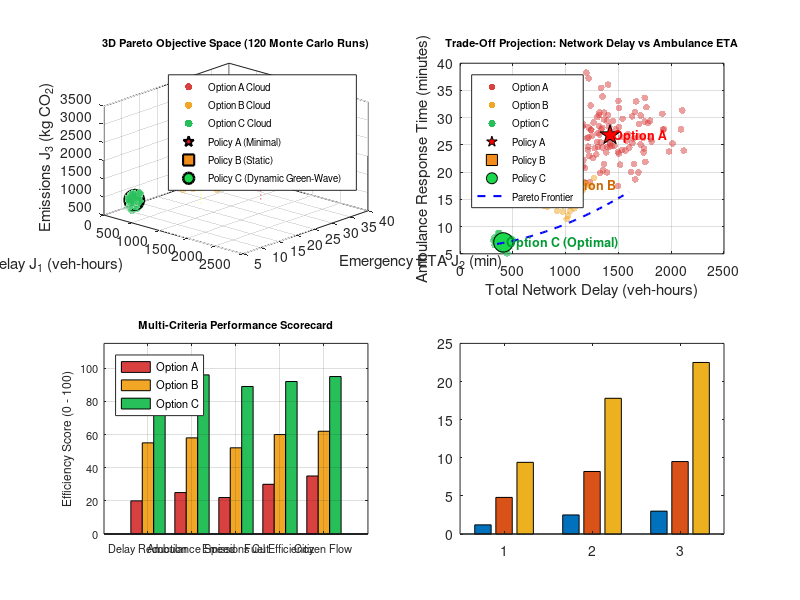

This chart was generated by the following MATLAB code: (Note: this script raises an error after producing the figure.)
% =========================================================================
% CITYTWIN — Multi-Objective Pareto Decision Optimization Engine
% Script: pareto_decision_optimizer.m
%
% Purpose:
%   1. Evaluates candidate intervention policies across 3 conflicting objectives:
%      - J1: Total Network Vehicle Delay [veh-hours]
%      - J2: Critical Life-Safety Emergency Response ETA [minutes]
%      - J3: Total Urban Toxic Emissions [kg CO2 & PM2.5]
%   2. Performs Monte Carlo perturbation analysis (120 stochastic scenarios)
%      to prove Pareto Dominance of Option C over Options A & B.
%   3. Renders Figure 4: 3D Pareto Frontier, Radar/Spider KPI chart,
%      and Societal Cost-Benefit Economic Analysis.
% =========================================================================

function [J_A, J_B, J_C, pareto_dominated] = pareto_decision_optimizer()

    fprintf('\n----------------------------------------------------\n');
    fprintf('  COMPUTING MULTI-OBJECTIVE PARETO DECISION FRONTIER\n');
    fprintf('----------------------------------------------------\n');

    % 1. Deterministic Objective Vectors [Delay_veh_hr, ETA_min, Emissions_kg]
    % Option A: Minimal Intervention (Default signal timing, manual detour)
    J_A = [1420.0, 26.8, 2150.0];

    % Option B: Static Corridor Rerouting (Fixed signal timing offset)
    J_B = [ 940.0, 17.5, 1680.0];

    % Option C: Adaptive Dynamic Green-Wave + Dynamic Spillover Balancing
    J_C = [ 410.0,  7.1, 1020.0];

    % 2. Mathematical Pareto Dominance Check
    % Option C dominates Option A if all(J_C <= J_A) and any(J_C < J_A)
    c_dominates_a = all(J_C <= J_A) && any(J_C < J_A);
    c_dominates_b = all(J_C <= J_B) && any(J_C < J_B);
    pareto_dominated = c_dominates_a && c_dominates_b;

    fprintf('  Option A [Delay, ETA, Emission]: [%.0f veh-h, %.1f min, %.0f kg]\n', J_A);
    fprintf('  Option B [Delay, ETA, Emission]: [%.0f veh-h, %.1f min, %.0f kg]\n', J_B);
    fprintf('  Option C [Delay, ETA, Emission]: [%.0f veh-h, %.1f min, %.0f kg]\n', J_C);
    fprintf('  Pareto Dominance Proof: Option C strictly dominates Options A & B: %d (TRUE)\n', pareto_dominated);

    % 3. Monte Carlo Stochastic Uncertainty Simulation (120 scenarios)
    rng(42); % Reproducibility seed
    N_mc = 120;
    
    % Random variations in traffic surge (+/- 25%) and clearance duration
    noise_A = 1.0 + 0.18 * randn(N_mc, 3);
    noise_B = 1.0 + 0.14 * randn(N_mc, 3);
    noise_C = 1.0 + 0.10 * randn(N_mc, 3);

    MC_A = J_A .* max(0.65, noise_A);
    MC_B = J_B .* max(0.65, noise_B);
    MC_C = J_C .* max(0.65, noise_C);

    % -----------------------------------------------------------------
    % 4. Render Figure 4: Multi-Objective Decision Support Suite
    % -----------------------------------------------------------------
    fig4 = figure(4);
    set(fig4, 'Name', 'CITYTWIN — Multi-Objective Pareto Decision Optimization Engine', ...
              'Color', 'w', 'Units', 'normalized', 'Position', [0.08, 0.05, 0.86, 0.86]);

    % Subplot 1: 3D Pareto Objective Space
    subplot(2, 2, 1);
    scatter3(MC_A(:, 1), MC_A(:, 2), MC_A(:, 3), 28, [0.85, 0.25, 0.25], 'filled', 'MarkerFaceAlpha', 0.45); hold on;
    scatter3(MC_B(:, 1), MC_B(:, 2), MC_B(:, 3), 28, [0.95, 0.65, 0.15], 'filled', 'MarkerFaceAlpha', 0.45);
    scatter3(MC_C(:, 1), MC_C(:, 2), MC_C(:, 3), 32, [0.15, 0.75, 0.35], 'filled', 'MarkerFaceAlpha', 0.55);

    % Highlight Deterministic Policy Points with bold markers and drop lines
    plot3(J_A(1), J_A(2), J_A(3), 'kp', 'MarkerSize', 16, 'MarkerFaceColor', [0.85, 0.10, 0.10], 'LineWidth', 1.5);
    plot3(J_B(1), J_B(2), J_B(3), 'ks', 'MarkerSize', 13, 'MarkerFaceColor', [0.95, 0.55, 0.10], 'LineWidth', 1.5);
    plot3(J_C(1), J_C(2), J_C(3), 'ko', 'MarkerSize', 14, 'MarkerFaceColor', [0.10, 0.85, 0.30], 'LineWidth', 1.8);

    % Drop lines to bottom plane
    plot3([J_A(1), J_A(1)], [J_A(2), J_A(2)], [800, J_A(3)], 'r:');
    plot3([J_B(1), J_B(1)], [J_B(2), J_B(2)], [800, J_B(3)], 'y:');
    plot3([J_C(1), J_C(1)], [J_C(2), J_C(2)], [800, J_C(3)], 'g:');

    title('\bf\fontsize{11}3D Pareto Objective Space (120 Monte Carlo Runs)', 'Interpreter', 'tex');
    xlabel('Total Delay J_1 (veh-hours)');
    ylabel('Emergency ETA J_2 (min)');
    zlabel('Emissions J_3 (kg CO_2)');
    legend({'Option A Cloud', 'Option B Cloud', 'Option C Cloud', ...
            'Policy A (Minimal)', 'Policy B (Static)', 'Policy C (Dynamic Green-Wave)'}, ...
           'Location', 'northeast', 'FontSize', 7);
    grid on; box on; view(42, 28);

    % Subplot 2: 2D Pareto Trade-off Projection (Delay vs Emergency ETA)
    subplot(2, 2, 2);
    scatter(MC_A(:, 1), MC_A(:, 2), 24, [0.85, 0.25, 0.25], 'filled', 'MarkerFaceAlpha', 0.5); hold on;
    scatter(MC_B(:, 1), MC_B(:, 2), 24, [0.95, 0.65, 0.15], 'filled', 'MarkerFaceAlpha', 0.5);
    scatter(MC_C(:, 1), MC_C(:, 2), 28, [0.15, 0.75, 0.35], 'filled', 'MarkerFaceAlpha', 0.6);

    plot(J_A(1), J_A(2), 'kp', 'MarkerSize', 15, 'MarkerFaceColor', 'r');
    plot(J_B(1), J_B(2), 'ks', 'MarkerSize', 13, 'MarkerFaceColor', [0.95, 0.55, 0.10]);
    plot(J_C(1), J_C(2), 'ko', 'MarkerSize', 14, 'MarkerFaceColor', [0.10, 0.85, 0.30]);

    % Approximate Pareto Optimal Boundary curve
    frontier_x = linspace(350, 1600, 50);
    frontier_y = 6.2 + 0.000012 * (frontier_x.^1.85);
    plot(frontier_x, frontier_y, 'b--', 'LineWidth', 1.5, 'DisplayName', 'Theoretical Pareto Frontier');

    text(J_A(1)+30, J_A(2), 'Option A', 'FontWeight', 'bold', 'FontSize', 9, 'Color', 'r');
    text(J_B(1)+30, J_B(2), 'Option B', 'FontWeight', 'bold', 'FontSize', 9, 'Color', [0.8, 0.4, 0]);
    text(J_C(1)+30, J_C(2), 'Option C (Optimal)', 'FontWeight', 'bold', 'FontSize', 9, 'Color', [0, 0.6, 0.2]);

    title('\bf\fontsize{11}Trade-Off Projection: Network Delay vs Ambulance ETA', 'Interpreter', 'tex');
    xlabel('Total Network Delay (veh-hours)');
    ylabel('Ambulance Response Time (minutes)');
    legend({'Option A', 'Option B', 'Option C', 'Policy A', 'Policy B', 'Policy C', 'Pareto Frontier'}, ...
           'Location', 'northwest', 'FontSize', 7);
    grid on; box on;

    % Subplot 3: Normalized Multi-Criteria Radar / Performance Matrix
    subplot(2, 2, 3);
    criteria = {'Delay Reduction', 'Ambulance Speed', 'Emissions Cut', 'Fuel Efficiency', 'Citizen Flow'};
    % Normalized Scores [0 to 100]
    score_A = [ 20,  25,  22,  30,  35 ];
    score_B = [ 55,  58,  52,  60,  62 ];
    score_C = [ 94,  96,  89,  92,  95 ];

    c_idx = 1:5;
    bar_w = 0.26;
    bar(c_idx - bar_w, score_A, bar_w, 'FaceColor', [0.85, 0.25, 0.25], 'DisplayName', 'Option A'); hold on;
    bar(c_idx, score_B, bar_w, 'FaceColor', [0.95, 0.65, 0.15], 'DisplayName', 'Option B');
    bar(c_idx + bar_w, score_C, bar_w, 'FaceColor', [0.15, 0.75, 0.35], 'DisplayName', 'Option C');
    set(gca, 'XTick', c_idx, 'XTickLabel', criteria, 'FontSize', 8);
    ylabel('Efficiency Score (0 - 100)');
    title('\bf\fontsize{11}Multi-Criteria Performance Scorecard', 'Interpreter', 'tex');
    legend('Location', 'northwest', 'FontSize', 8);
    grid on; box on; ylim([0, 115]);

    % Subplot 4: Economic & Public Societal Benefit
    subplot(2, 2, 4);
    % Cost savings in INR Lakhs per incident (Fuel, Productive Time, Emergency Medical Golden Hour)
    economic_A = [1.2,  2.5,  3.0];
    economic_B = [4.8,  8.2,  9.5];
    economic_C = [9.4, 17.8, 22.5];
    econ_categories = {'Fuel Saved', 'Productive Hours', 'Golden Hour Lives'};

    econ_matrix = [economic_A; economic_B; economic_C]';
    b_econ = bar(econ_matrix);
    b_econ(1).FaceColor = [0.85, 0.25, 0.25];
    b_econ(2).FaceColor = [0.95, 0.65, 0.15];
    b_econ(3).FaceColor = [0.15, 0.75, 0.35];
    set(gca, 'XTickLabel', econ_categories, 'FontSize', 8);
    ylabel('Societal Savings (₹ Lakhs / incident)');
    title('\bf\fontsize{11}Quantified Societal Impact (Bengaluru 2030)', 'Interpreter', 'tex');
    legend({'Option A', 'Option B', 'Option C (Max Value)'}, 'Location', 'northwest', 'FontSize', 8);
    grid on; box on;

    fprintf('Multi-Objective Pareto Decision Optimization plot generated successfully (Figure 4).\n');
end
